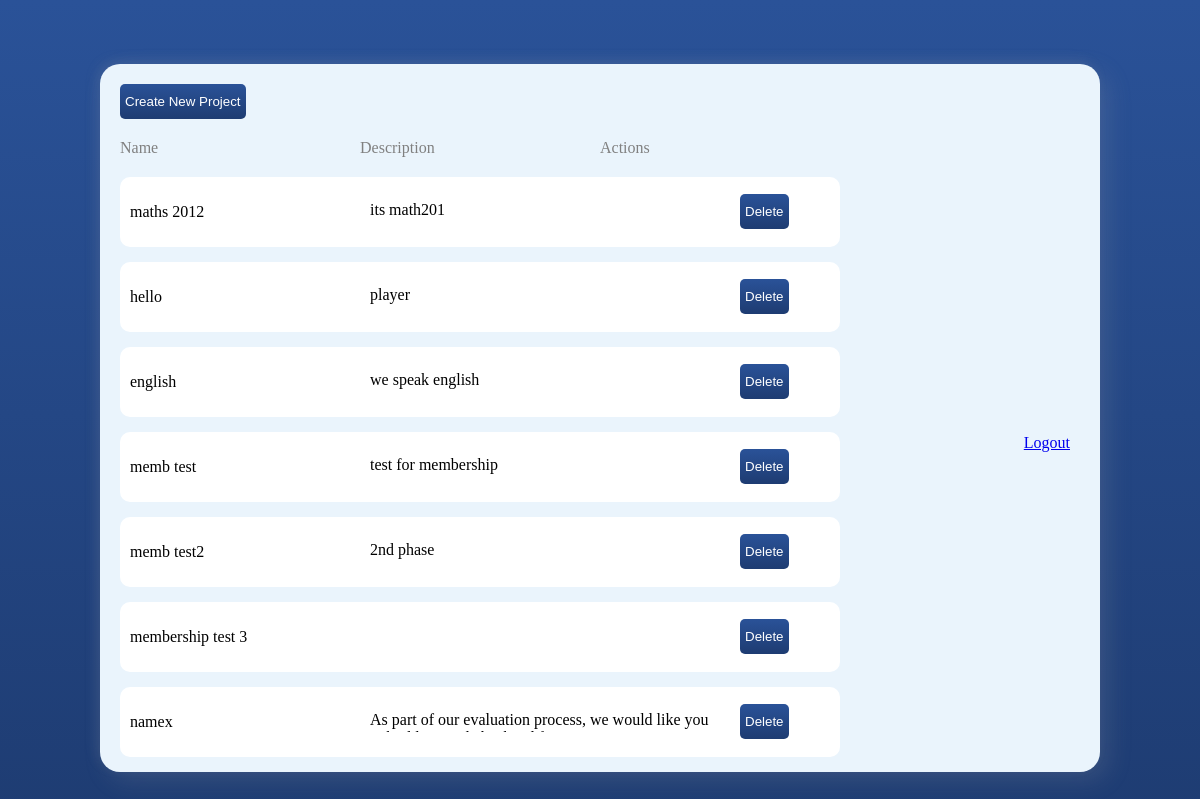
Screenshot of /projects/ (signed in) with the database file from the repository.
### apps/projects/models.py (models this page shows)
class Project(models.Model):
    name = models.CharField(max_length=100)
    description = models.TextField(blank=True)
    owner = models.ForeignKey(User, on_delete=models.CASCADE, related_name='owned_projects')
    created_at = models.DateTimeField(auto_now_add=True)
    updated_at = models.DateTimeField(auto_now=True)
    def __str__(self):
        return self.name

### apps/projects/views.py (the view)
# urls.py: path('', project_index, name='home'),
@login_required
@ensure_csrf_cookie
def project_index(request):
    projects = Project.objects.filter(
        Q(owner=request.user)|(
        Q(members__user=request.user) &
        Q(members__role__in=['owner', 'editor', 'reader']))
    ).distinct()
    print('projects',projects)
    print('owner',request.user)
    pms = ProjectMembership.objects.all()
    print('projects',pms)
    first_project = projects.first() if projects.exists() else None
    if first_project:
        first_comments = first_project.comments.select_related('user').order_by('-created_at')
    else:
        first_comments = []
    return render(request, 'projects/index.html', {
        'projects': projects,
        'first_project': first_project,
        'first_comments': first_comments
    })

### apps/projects/models.py (called while the page is built)
    def __str__(self):
        return f"{self.user.username} - {self.project.name} ({self.role})"

### apps/projects/templates/projects/index.html (shortened to what this page needs)
<!DOCTYPE html>
<html>
<head>
  {% load static %}
  <link href="{% static 'css/styles.css' %}" rel="stylesheet">
</head>
<body>
  <div class="outer-container">
    <div style="flex: 1;">
      <button id="openCreateModalBtn" style="margin-bottom: 20px;">Create New Project</button>
      <div class="project-header">
        <div>Name</div>
        <div>Description</div>
        <div>Actions</div>
      </div>
      <div  id="project-list-container">
        {% for project in projects %}
          <div
            class="project-row"
            hx-get="{% url 'project_detail_comments' project.id %}"
            hx-trigger="click"
            hx-target="body"
            hx-swap="none"
           style="z-index: 100"
          >
            <div>{{ project.name }}</div>
            <p style="text-overflow: ellipsis; height:21px;border:0px solid red;width:340px;margin-right: 30px;overflow: hidden">{{ project.description }}</p>
             <button onclick="event.stopPropagation()"
      hx-post="{% url 'project_delete' project.id %}"
      hx-confirm="Are you sure?"
      hx-target="#project-list-container"
      hx-swap="innerHTML"
      hx-headers='{"X-CSRFToken": "{{ csrf_token }}"}'
       style="z-index: 101"
    >
      Delete
    </button>
          </div>
        {% endfor %}
      </div>
    </div>
    <div id="details-section" style="flex: 1;">
      <div id="details-container" style="min-height: 150px; border: 0px solid #ccc; padding: 10px;">
      </div>
      <div id="comments-container" style="min-height: 150px; border: 0px solid #ccc; padding: 10px;">
      </div>
         <a href="{% url 'logout' %}" style="float: right; margin: 10px;">
  Logout
</a>
    </div>
  </div>
</body>
</html>

### static/css/styles.css (style rules this page uses)
* { margin: 0; padding: 0; }
button { border:0px solid red; height: 35px; padding: 5px; border-radius:10px; background-image: linear-gradient(to top, #1e3c72 0%, #1e3c72 1%, #2a5298 100%);color:white;padding: 5px;border-radius: 5px; }
body { background-image: linear-gradient(to top, #1e3c72 0%, #1e3c72 1%, #2a5298 100%); height: 100vh; width: 100%; overflow-y: scroll; display: flex; justify-content: center; align-items: center; }
#project-list-container { overflow-y: scroll; border: 0px solid red; height: 70vh; }
.outer-container { background-color: #eaf4fc; display: flex; gap: 2rem; height: 80vh; width: 80vw; border-radius: 20px; padding: 20px; flex-direction: row; box-shadow: rgba(149, 157, 165, 0.2) 8px 8px 24px, rgba(149, 157, 165, 0.15) -4px -4px 12px; }
.project-header { display: flex; flex-direction: row; margin-bottom: 20px; }
.project-header > div { width: 20vw; font-size: medium; color: grey; }
.project-row { display: flex; flex-direction: row; margin-bottom: 15px; height: 70px; align-items: center; border-radius: 10px; padding: 0 10px; background-color: #fff; cursor: pointer; }
.project-row > div { width: 20vw; }

### rows the page displays
Project: name "maths 2012", description "its math201"
Project: name "hello", description "player"
Project: name "english", description "we speak english"
Project: name "memb test", description "test for membership"
Project: name "memb test2", description "2nd phase"
Project: name "membership test 3"
Project: name "namex", description "As part of our evaluation process, we would like you…"
